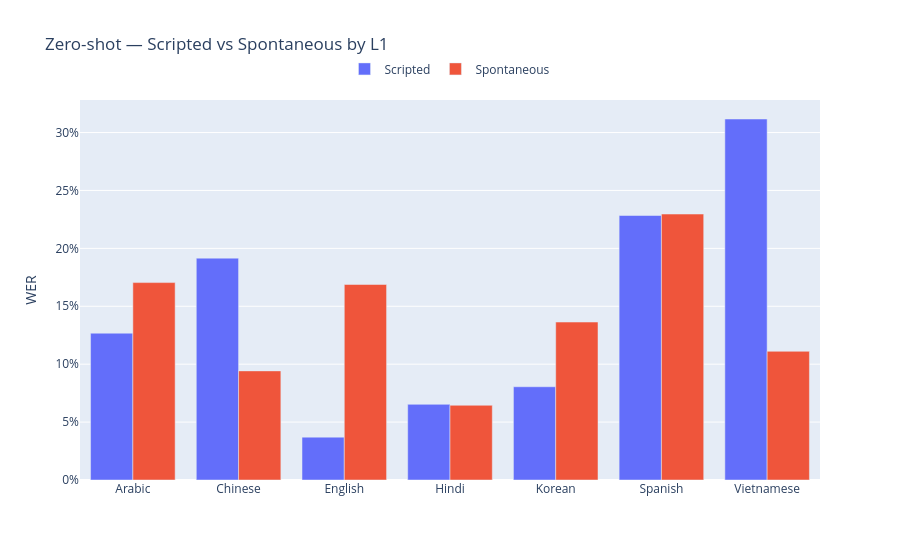

The notebook cell saved with this chart:
### Markdown cell above
---



  # Part 3 — Domain Gap Analysis (zero-shot)



  Scripted vs spontaneous **within** each L1, using baseline model.

### Code cell
def plot_domain_gap(model_key: str = "baseline"):
    """Scripted vs spontaneous gap by L1."""
    df = results.get(model_key)
    if df is None:
        return
    
    s_g  = grouped_wer(df[df["domain"] == "scripted"], "l1").rename(columns={"wer": "WER_scripted"})
    sp_g = grouped_wer(df[df["domain"] == "spontaneous"], "l1").rename(columns={"wer": "WER_spontaneous"})
    
    gap = s_g[["l1", "WER_scripted"]].merge(
        sp_g[["l1", "WER_spontaneous"]], on="l1", how="inner")
    gap["gap"] = gap["WER_spontaneous"] - gap["WER_scripted"]
    
    if gap.empty:
        print(f"No domain gap data for {model_key}")
        return
    
    l1s = gap["l1"].tolist()
    fig = go.Figure()
    fig.add_trace(go.Bar(name="Scripted", x=l1s, y=gap["WER_scripted"].tolist()))
    fig.add_trace(go.Bar(name="Spontaneous", x=l1s, y=gap["WER_spontaneous"].tolist()))
    fig.update_layout(
        title=f"{MODEL_KEYS.get(model_key, model_key)} — Scripted vs Spontaneous by L1",
        barmode="group",
        yaxis=dict(title="WER", tickformat=".0%"),
        legend=dict(orientation="h", y=1.12, xanchor="center", x=0.5),
    )
    fig.show()
    display(
        gap.style
         .format({c: "{:.4f}" for c in ["WER_scripted", "WER_spontaneous", "gap"]})
         .set_caption(f"{MODEL_KEYS.get(model_key, model_key)} — Domain Gap by L1")
    )


plot_domain_gap("baseline")

### Figure 1 — Plotly figure (JSON) as saved in the notebook; plotly's stock layout.template omitted (floating-point values rounded to 4 significant figures)
{"data": [{"name": "Scripted", "type": "bar", "x": ["Arabic", "Chinese", "English", "Hindi", "Korean", "Spanish", "Vietnamese"], "y": [0.1268, 0.1916, 0.03701, 0.06533, 0.08051, 0.2284, 0.3117]}, {"name": "Spontaneous", "type": "bar", "x": ["Arabic", "Chinese", "English", "Hindi", "Korean", "Spanish", "Vietnamese"], "y": [0.1705, 0.0942, 0.1688, 0.06452, 0.1364, 0.2296, 0.1111]}], "layout": {"barmode": "group", "legend": {"orientation": "h", "x": 0.5, "xanchor": "center", "y": 1.12}, "title": {"text": "Zero-shot — Scripted vs Spontaneous by L1"}, "yaxis": {"tickformat": ".0%", "title": {"text": "WER"}}}}
